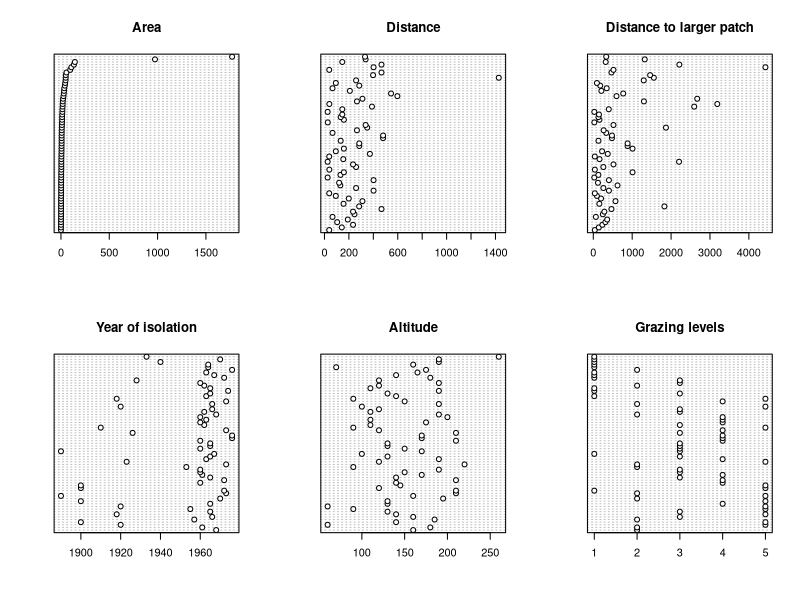
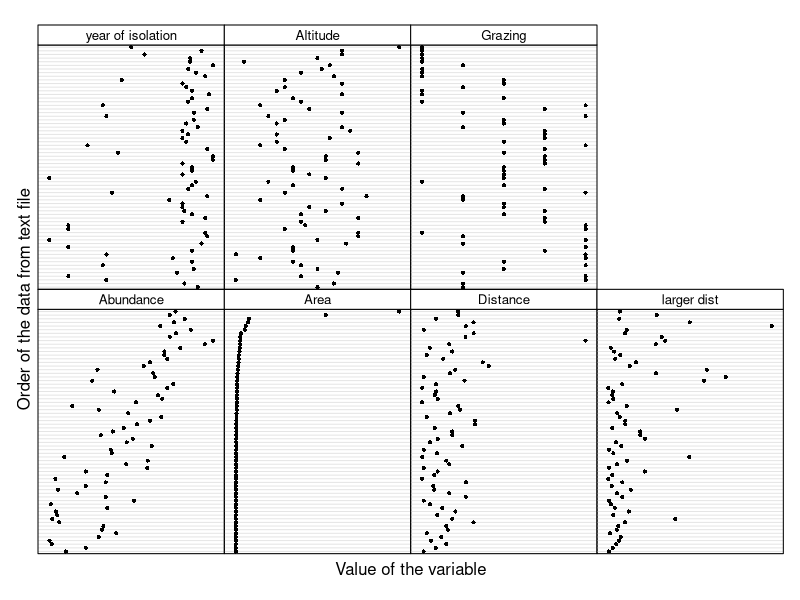
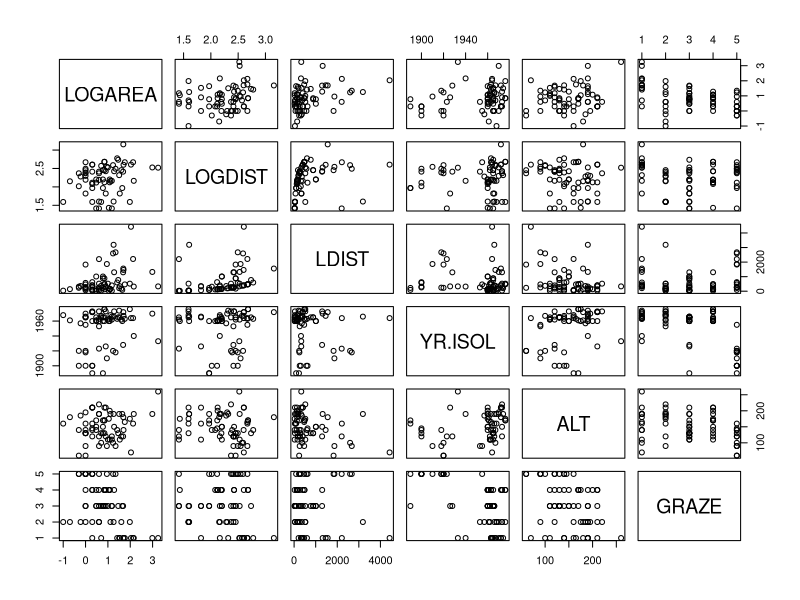
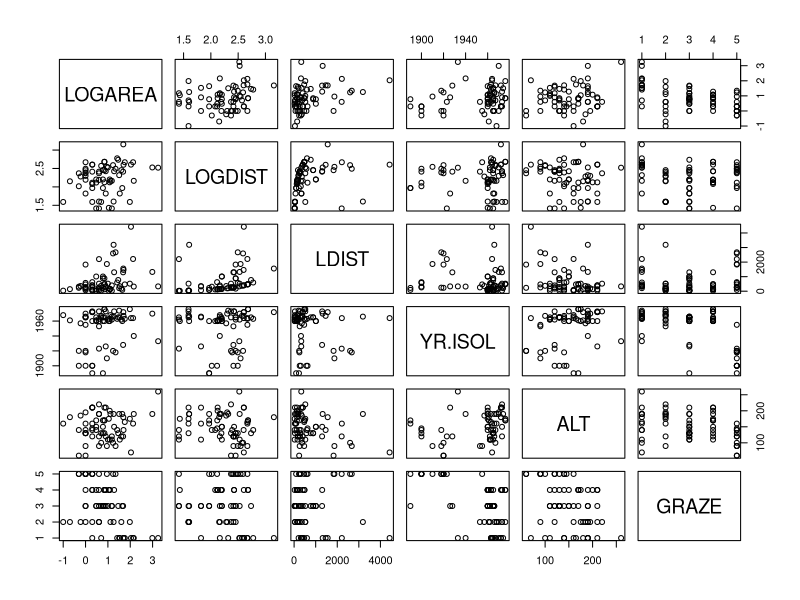
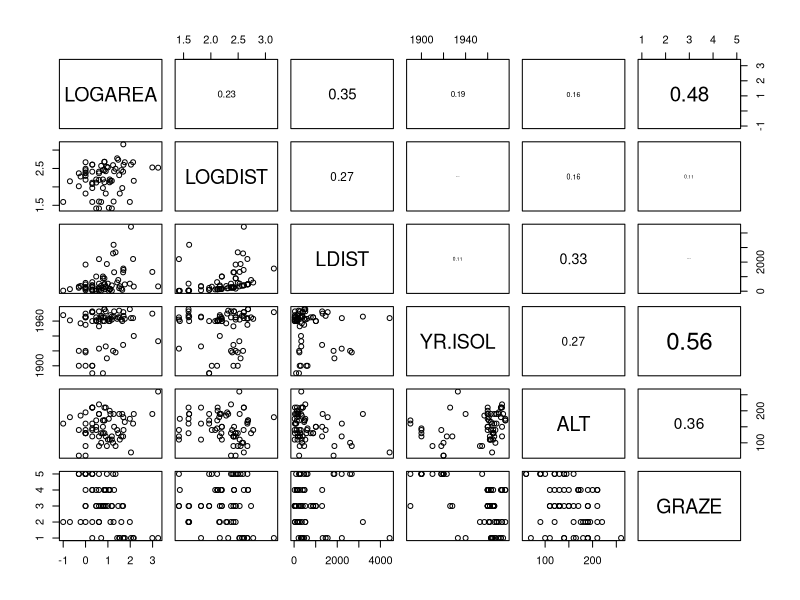
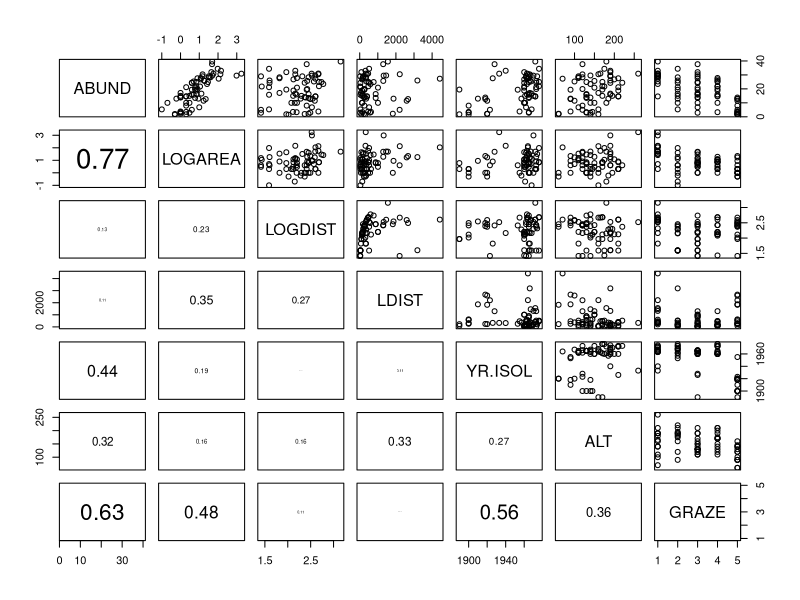
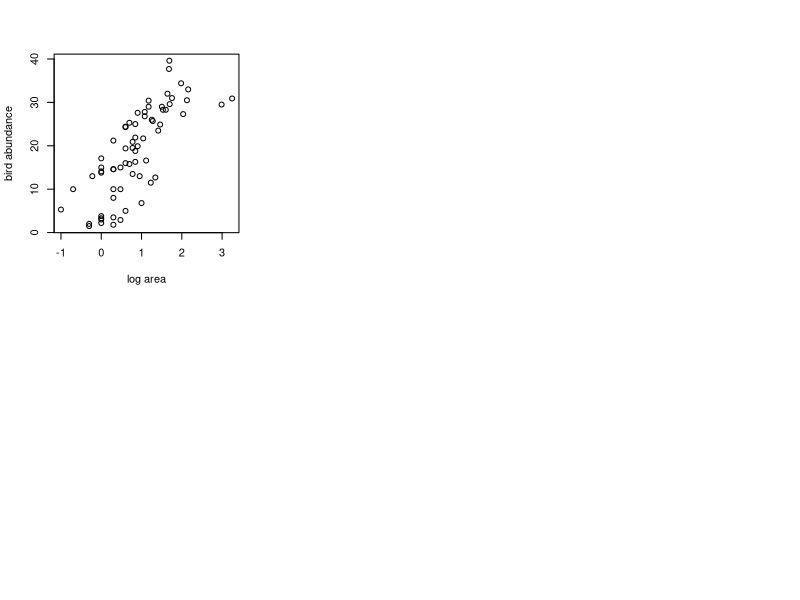
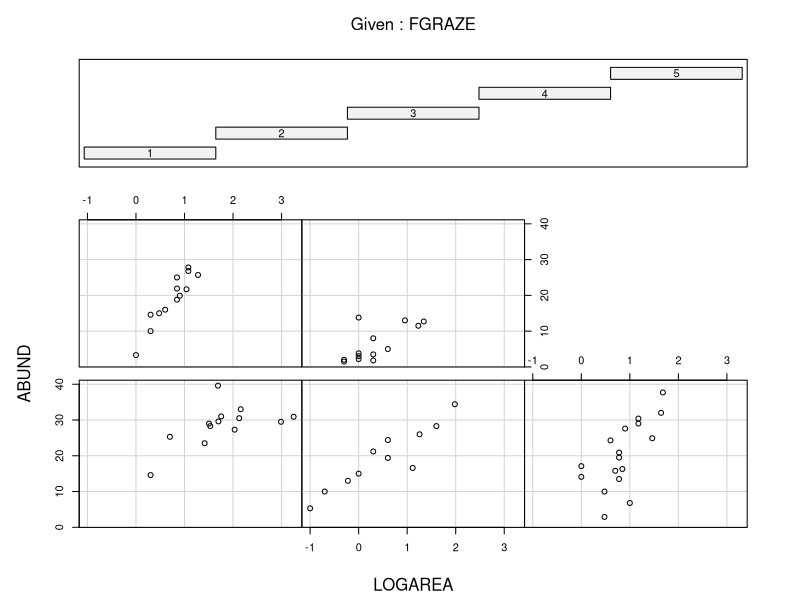

Generate these figures, in order, with R:
## ----Q4, eval=TRUE, echo=TRUE, collapse=TRUE--------------------------------------------------------
loyn <- read.table("./data/loyn.txt", header = TRUE, 
                   stringsAsFactors = TRUE)
str(loyn)

# 67 observations and 8 variables (from str())

summary(loyn)

# GRAZE is coded as numeric (i.e. 1,2,3,5)

# create a new factor variable variable FGRAZE which is a factor of GRAZE
loyn$FGRAZE <- factor(loyn$GRAZE)


## ----Q5, eval=TRUE, echo=TRUE, collapse=TRUE--------------------------------------------------------
table(loyn$FGRAZE)

# or use xtabs function
xtabs(~ FGRAZE, data = loyn)


## ----Q6, eval=TRUE, echo=TRUE, collapse=TRUE--------------------------------------------------------
# mean abundance of birds for each level of FGRAZE
tapply(loyn$ABUND, loyn$FGRAZE, mean, na.rm = TRUE)

# variance in the abundance of birds for each level of FGRAZE
tapply(loyn$ABUND, loyn$FGRAZE, var, na.rm = TRUE)

# minimum abundance of birds for each level of FGRAZE
tapply(loyn$ABUND, loyn$FGRAZE, min, na.rm = TRUE)

# maximum abundance of birds for each level of FGRAZE
tapply(loyn$ABUND, loyn$FGRAZE, max, na.rm = TRUE)

# OR use the summary function
tapply(loyn$ABUND, loyn$FGRAZE, summary, na.rm = TRUE)


## ----Q7a, eval=TRUE, echo=TRUE, collapse=TRUE-------------------------------------------------------
# first split the plotting device into 2 rows
# and 3 columns
par(mfrow = c(2,3))

# now produce the plots
dotchart(loyn$AREA, main = "Area")
dotchart(loyn$DIST, main = "Distance")
dotchart(loyn$LDIST, main = "Distance to larger patch")
dotchart(loyn$YR.ISOL, main = "Year of isolation")
dotchart(loyn$ALT, main = "Altitude")
dotchart(loyn$GRAZE, main = "Grazing levels")


## ----Q7b, eval=TRUE, echo=TRUE, collapse=TRUE-------------------------------------------------------
# A fancier version of a dotplot - just for fun!
Z <- cbind(loyn$ABUND, loyn$AREA, loyn$DIST,
           loyn$LDIST,loyn$YR.ISOL,loyn$ALT,
           loyn$GRAZE)

colnames(Z) <- c("Abundance", "Area","Distance",
                 "larger dist","year of isolation",
                 "Altitude", "Grazing")
                 
library(lattice)
dotplot(as.matrix(Z),
      groups=FALSE,
      strip = strip.custom(bg = 'white',
            par.strip.text = list(cex = 0.8)),
        scales = list(x = list(relation = "free"),
                      y = list(relation = "free"),
                      draw = FALSE),
        col=1, cex  =0.5, pch = 16,
        xlab = "Value of the variable",
        ylab = "Order of the data from text file")


## ----Q8, eval=TRUE, echo=TRUE, collapse=TRUE--------------------------------------------------------
# There appears to be two unusually large forest patches compared to the rest
# Also one potentially large distance in DIST
# One option would be to log10 transform AREA, DIST 
# log base 10 transform variables 

loyn$LOGAREA <- log10(loyn$AREA)
loyn$LOGDIST <- log10(loyn$DIST)

# check the dataframe
str(loyn)


## ----Q9a, eval=TRUE, echo=TRUE, collapse=TRUE-------------------------------------------------------
# Vanilla pairs plot

pairs(loyn[,c("LOGAREA","LOGDIST","LDIST",
               "YR.ISOL","ALT","GRAZE")])

# or first create a new dataframe and then use this 
# data frame with the pairs function

explan_vars <- loyn[,c("LOGAREA","LOGDIST","LDIST",
               "YR.ISOL","ALT","GRAZE")]
pairs(explan_vars)


## ----Q9b, eval=TRUE, echo=TRUE, collapse=TRUE-------------------------------------------------------
# And with correlations in the upper panel

# first need to define the panel.cor function
panel.cor <- function(x, y, digits = 2, prefix = "", cex.cor, ...){
    usr <- par("usr")
    #on.exit(par(usr))
    par(usr = c(0, 1, 0, 1))
    r <- abs(cor(x, y))
    txt <- format(c(r, 0.123456789), digits = digits)[1]
    txt <- paste0(prefix, txt)
    if(missing(cex.cor)) cex.cor <- 0.8/strwidth(txt)
    text(0.5, 0.5, txt, cex = cex.cor * r)
}

# then use the panel.cor function when we use pairs
pairs(loyn[,c("LOGAREA","LOGDIST","LDIST",
               "YR.ISOL","ALT","GRAZE")],
      upper.panel = panel.cor)


## ----Q10a, eval=TRUE, echo=TRUE, collapse=TRUE------------------------------------------------------
pairs(loyn[,c("ABUND","LOGAREA","LOGDIST","LDIST",
    	"YR.ISOL","ALT","GRAZE")],
      	lower.panel = panel.cor)


## ----Q10b, eval=TRUE, echo=TRUE, collapse=TRUE------------------------------------------------------
plot(loyn$LOGAREA, loyn$ABUND, xlab = "log area", ylab = "bird abundance")


## ----Q11a, eval=TRUE, echo=TRUE, collapse=TRUE------------------------------------------------------
# Interaction between LOGAREA and FGRAZE? 
# Do the slopes look similar or different? 
coplot(ABUND ~ LOGAREA | FGRAZE, data = loyn)


## ----Q11b, eval=TRUE, echo=TRUE, collapse=TRUE------------------------------------------------------
# Fancier version of the above plot 
# with a line of best fit included just for fun
coplot(ABUND ~ LOGAREA | FGRAZE,
      data = loyn,
        panel = function(x, y, ...) {
         tmp <- lm(y ~ x, na.action = na.omit)
         abline(tmp)
         points(x, y) })

